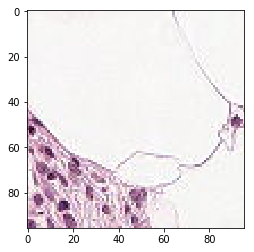
#> input picture images/clean.png, 254 x 252 px
$ jupyter execute --allow-errors UseCase3-CancerDetection.ipynb
#> lines starting #> are read from the running program, lines starting #| are printed output that depends on the picture
### hpi_classifier.py
# import the utility libs
import os
import numpy as np
import pandas as pd
import tensorflow as tf
from glob import glob
from skimage.io import imread
from sklearn.model_selection import train_test_split

# import the tensorflow libs
from tensorflow.keras.models import Model
from tensorflow.keras.layers import Dropout, Dense, GlobalAveragePooling2D, Input
from tensorflow.keras.applications.inception_v3 import InceptionV3
from tensorflow.keras.preprocessing.image import ImageDataGenerator

class HPImageClassifier():

    def __init__(self):
        self.train_data_path = "/media/disk3/zeiss/train/"
        self.train_labels_path = "/media/disk3/zeiss/train_labels.csv"
        self.test_data_path = "/media/disk3/zeiss/test/"
        self.test_label_path = "/media/disk3/zeiss/predicted.csv"
        self.model_save_path = "/root/inceptionv3.h5"
        self.model_checkpoint = "/root/checkpoints/"

    # load data
    def get_data(self):
        train_df = pd.read_csv(self.train_labels_path)
        train_df['label'] = train_df['label'].astype(str)
        train_df['id'] = train_df['id'].astype(str) + '.tif'
        train, validation = train_test_split(train_df, test_size=0.1)

        return train, validation

    # this method facilitates data augmentation
    # [72 lines left out: functions augment_data, create_model, train_model, predict, not called in this run]

    def save_model(self, model):
        model.save(self.model_save_path)

    def load_model(self, model_path):
        model = tf.keras.models.load_model(model_path)
        return model

    # test the model
    # [13 lines left out: function test_model, not called in this run]

### UseCase3-CancerDetection.ipynb
[cell 1]
from hpi_classifier import HPImageClassifier

[cell 2]
from skimage.io import imread
import numpy as np
import cv2
import matplotlib.pyplot as plt

[cell 3]
hpi_classifier = HPImageClassifier()
#> (the rest of this cell did not finish here and is left out)

[cell 4]
hpi_classifier = HPImageClassifier()
#> (the rest of this cell did not finish here and is left out)

# Non-cancerous sample

[cell 5]
img = imread("./images/clean.png")
#> img is the input picture: shape (252, 254, 4); mean R, G, B, A 236, 230.5, 233, 191.3
plt.imshow(img)

[cell 6]
img = cv2.cvtColor(np.array(img), cv2.COLOR_RGBA2RGB)
#> img: shape (252, 254, 3)
img = np.resize(img, (96, 96, 3))
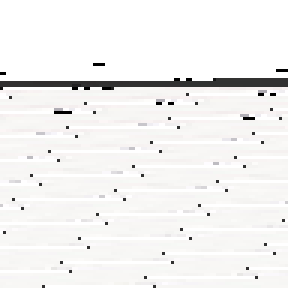
#> img: shape (96, 96, 3) (shown 3 times larger); mean R, G, B 243, 242.3, 241.4
print(img.shape)
#| (96, 96, 3)
#> (the rest of this cell did not finish here and is left out)
